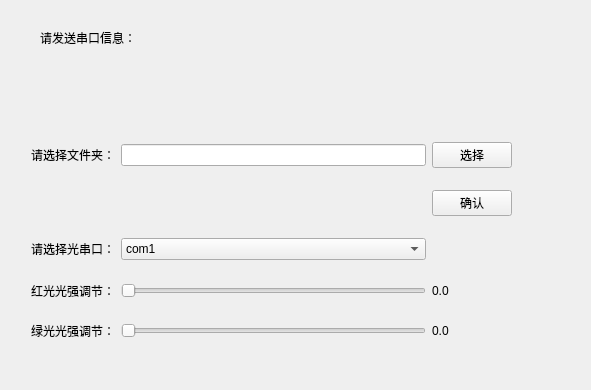
<?xml version="1.0" encoding="UTF-8"?>
<ui version="4.0">
 <class>Form</class>
 <widget class="QWidget" name="Form">
  <property name="geometry">
   <rect>
    <x>0</x>
    <y>0</y>
    <width>591</width>
    <height>390</height>
   </rect>
  </property>
  <property name="windowTitle">
   <string>Form</string>
  </property>
  <widget class="QLabel" name="textline">
   <property name="geometry">
    <rect>
     <x>40</x>
     <y>30</y>
     <width>96</width>
     <height>16</height>
    </rect>
   </property>
   <property name="text">
    <string>请发送串口信息：</string>
   </property>
  </widget>
  <widget class="QWidget" name="">
   <property name="geometry">
    <rect>
     <x>31</x>
     <y>126</y>
     <width>481</width>
     <height>231</height>
    </rect>
   </property>
   <layout class="QGridLayout" name="gridLayout">
    <item row="0" column="0">
     <widget class="QLabel" name="label">
      <property name="text">
       <string>请选择文件夹：</string>
      </property>
     </widget>
    </item>
    <item row="0" column="1">
     <widget class="QLineEdit" name="inputLine"/>
    </item>
    <item row="0" column="2">
     <widget class="QPushButton" name="loadButton">
      <property name="text">
       <string>选择</string>
      </property>
     </widget>
    </item>
    <item row="1" column="2">
     <widget class="QPushButton" name="okButton">
      <property name="text">
       <string>确认</string>
      </property>
     </widget>
    </item>
    <item row="2" column="0">
     <widget class="QLabel" name="choose_light">
      <property name="text">
       <string>请选择光串口：</string>
      </property>
     </widget>
    </item>
    <item row="2" column="1">
     <widget class="QComboBox" name="port">
      <item>
       <property name="text">
        <string>com1</string>
       </property>
      </item>
      <item>
       <property name="text">
        <string>com2</string>
       </property>
      </item>
      <item>
       <property name="text">
        <string>com3</string>
       </property>
      </item>
      <item>
       <property name="text">
        <string>com4</string>
       </property>
      </item>
      <item>
       <property name="text">
        <string>com5</string>
       </property>
      </item>
      <item>
       <property name="text">
        <string>com6</string>
       </property>
      </item>
      <item>
       <property name="text">
        <string>com7</string>
       </property>
      </item>
      <item>
       <property name="text">
        <string>com8</string>
       </property>
      </item>
      <item>
       <property name="text">
        <string>com9</string>
       </property>
      </item>
      <item>
       <property name="text">
        <string>com10</string>
       </property>
      </item>
      <item>
       <property name="text">
        <string>com11</string>
       </property>
      </item>
      <item>
       <property name="text">
        <string>com12</string>
       </property>
      </item>
      <item>
       <property name="text">
        <string>com13</string>
       </property>
      </item>
      <item>
       <property name="text">
        <string>com14</string>
       </property>
      </item>
      <item>
       <property name="text">
        <string>com15</string>
       </property>
      </item>
      <item>
       <property name="text">
        <string>com16</string>
       </property>
      </item>
     </widget>
    </item>
    <item row="3" column="0">
     <widget class="QLabel" name="change_red">
      <property name="text">
       <string>红光光强调节：</string>
      </property>
     </widget>
    </item>
    <item row="3" column="1">
     <widget class="QSlider" name="red_Slider">
      <property name="orientation">
       <enum>Qt::Horizontal</enum>
      </property>
     </widget>
    </item>
    <item row="3" column="2">
     <widget class="QLabel" name="red_light">
      <property name="text">
       <string>0.0</string>
      </property>
     </widget>
    </item>
    <item row="4" column="0">
     <widget class="QLabel" name="change_green">
      <property name="text">
       <string>绿光光强调节：</string>
      </property>
     </widget>
    </item>
    <item row="4" column="1">
     <widget class="QSlider" name="green_Slider">
      <property name="orientation">
       <enum>Qt::Horizontal</enum>
      </property>
     </widget>
    </item>
    <item row="4" column="2">
     <widget class="QLabel" name="green_light">
      <property name="text">
       <string>0.0</string>
      </property>
     </widget>
    </item>
   </layout>
  </widget>
 </widget>
 <resources/>
 <connections/>
</ui>
